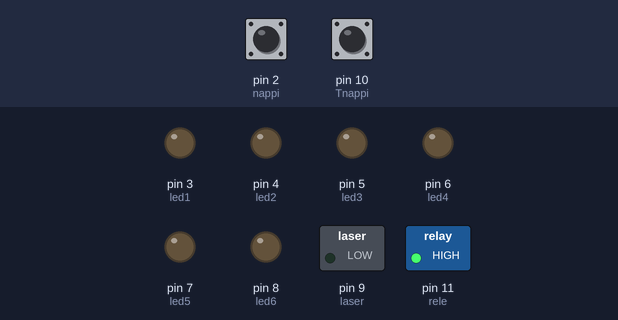
Simulated run of this sketch. Board: Arduino Uno, built with avr-gcc and run on an emulated ATmega328P. On the bench: switched loads named in the sketch (green lamp = pin HIGH), output pins drawn as LEDs (lit = HIGH). Inputs (shaded band) come from the test bench; at power-on: pin 2 (nappi) HIGH, pin 10 (Tnappi) HIGH.

Above: at 2.8 s.
2.9 s: pin 2 (nappi) pulled LOW for 1.2 s
At 3.87 s:
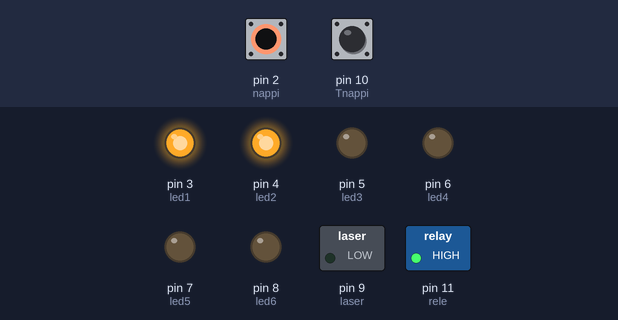
5.6 s: pin 2 (nappi) pulled LOW for 3.2 s
At 8.7 s:
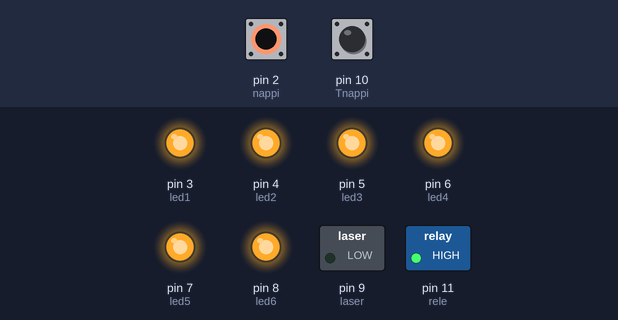
At 17.0 s:
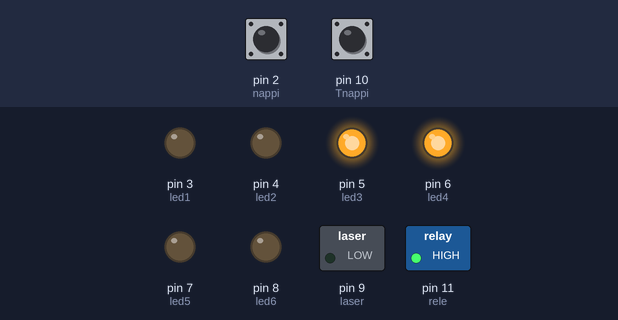
Timing chart, 0 to 18.5 s (numbered marks = the images above; inputs shaded):
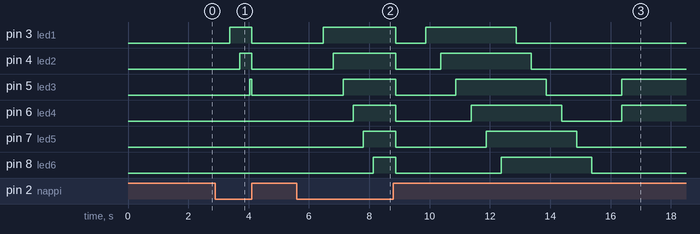

Measured:
- after the input at 2.9 s, pin 3 (led1): LOW → HIGH after 0.48 s, → LOW 0.72 s later; pin 4 (led2): LOW → HIGH after 0.80 s, → LOW 0.40 s later; pin 5 (led3): LOW → HIGH after 1.1 s, → LOW 0.06 s later
- after the input at 5.6 s, pin 3 (led1): LOW → HIGH after 0.88 s, → LOW 2.4 s later, → HIGH 1.0 s later, → LOW 3.0 s later; pin 4 (led2): LOW → HIGH after 1.2 s, → LOW 2.1 s later, → HIGH 1.5 s later, → LOW 3.0 s later

The sketch:

S_hk_hanksa.ino
```cpp
/* Setuppi on arduino nanossa. Nappi on GRD D2, Ledit on D3-5, rele on D6
 *  Tnappi on D7, D9 on PWM portti joten laser siihen, VCC vain releeseen.
 *  Muista 220ohm ressu ledeihin ja 47 ohm ledi jos käytät 3V laseria
 *  Muista releen rämpytys pitää korjata se on paha onglema kun sähköt virtaa.
 */


const int rele = 11, nappi = 2, led1 = 3, led2 = 4, led3 = 5, led4=6, led5=7, led6=8, Tnappi=10, laser=9;
bool onoff=false, aloituksenesto;
int tila, laserteho=0, x, moodi=1, Tnappitila, lasertila=1;


void setup() {
 pinMode(nappi,INPUT_PULLUP);
 pinMode(led1,OUTPUT);
 pinMode(led2,OUTPUT);
 pinMode(led3,OUTPUT);
 pinMode(led4,OUTPUT);
 pinMode(led5,OUTPUT);
 pinMode(led6,OUTPUT);
 pinMode(rele, OUTPUT);
 digitalWrite(rele,HIGH);
 pinMode(laser,OUTPUT);
 pinMode(Tnappi, INPUT_PULLUP);
//Serial.begin(9600); //muista poistaa lopullisesta
aloituksenesto=false;
}


void loop()
{
  if(aloituksenesto==false)
    {
    aloitus();//mennään aloitukseen
    aloituksenesto=true;//ei jouduta enään aloitukseen ellei määritetä aloituksenestoa pois (false)
    //Serial.println("aloitus saatettu loppuun");
    }

  delay(500); //turha mutta silti siinä vältää ainakin rämppäyksen

  //Serial.println("valikossa");

  tila=digitalRead(nappi);//moodien valikon perusta

    if(moodi>3)
    {
      moodi=1;
    }
    else
    {
      moodi++;
    }


switch(moodi)//itse moodi valikko
  {
  case 1:
  peruspainallus();
  break;

  case 2:
  lasermoodi();
  break;

  case 3:
  showmoodi();
  break;
  }
lopetus();
}


void peruspainallus()//toiminta näppäimestä sähköä
{
digitalWrite(led1,HIGH);
digitalWrite(led2,HIGH);
//Serial.println("valitsit perus tilan");
  do
  {
   Tnappitila=digitalRead(Tnappi);
   if(Tnappitila==LOW)
    {
    digitalWrite(rele,LOW);//rele auki nappia painamalla
    delay(50);
    }
    else
    {
    digitalWrite(rele,HIGH);
    }
  }
while(digitalRead(nappi)==HIGH);
delay(100);
//Serial.println("poistuit perus tilasta");
lopetus();
return;
}


void lasermoodi()
{
//Serial.println("valitsit laser tilan");
digitalWrite(led3,HIGH);
digitalWrite(led4,HIGH);
  do{
  Tnappitila=digitalRead(Tnappi);//sama kun muissakin napin tunnistus kohdissa

      if(Tnappitila==LOW)
      {
        if(lasertila<3)
        {
          lasertila++;
          delay(500);
        }else{lasertila=1;}
        if(lasertila==1){laserteho=0;} //pois päältä, kissa safe ja full power
        if(lasertila==2){laserteho=5;}
        if(lasertila==3){laserteho=255;}
      //Serial.print(lasertila);
      delay(500);
      analogWrite(laser,laserteho);
      delay(500);
      }
   }while(digitalRead(nappi)==HIGH);
delay(750);
//Serial.println("poistuit laserista");
lopetus();
return;

}


void showmoodi()
{
//Serial.println("showmoodissa");
  do
  {
  digitalWrite(led5,HIGH);
  digitalWrite(led6,HIGH);
  Tnappitila=digitalRead(Tnappi);
  if(Tnappitila==LOW)
    {
    //Serial.println("painallus");
    for(int x=0; x<=255; x++)
      {
      analogWrite(laser,x);
      //Serial.println(x);
      delay(16);
      }
    digitalWrite(laser,LOW);
    for(int x=0; x<=6; x++)
      {
      digitalWrite(led1,HIGH);
      digitalWrite(led2,HIGH);
      digitalWrite(led3,HIGH);
      digitalWrite(led4,HIGH);
      digitalWrite(led5,HIGH);
      digitalWrite(led6,HIGH);
      delay(200);
      lopetus();
      delay(100);
      }
     digitalWrite(rele,LOW);
     delay(500);
     digitalWrite(rele,HIGH);
    }
  }while(digitalRead(nappi)==HIGH);
  delay(750);
  //Serial.println("poistuit juhlasta");
  lopetus();
  return;
}


void aloitus()
{ //aloitus ja päällelaitto
 //Serial.println("aloitus aloitettu");
  do{//tämä pitää tilan koodissa kunnes olet painannut nappia tietyn verran
    tila=digitalRead(nappi);
    if(tila==LOW){
    //Serial.println("painallus");
      for(int x = 0; x <= 100; x++){//lasketaan 100 tietyllä viiveellä
      //Serial.println(x);
      delay(20);
        if(digitalRead(nappi)!=LOW){ //jos keskeytät koko homma keskeytyy
        //Serial.println("pidempää"); // muista nyt sit poistaa
        lopetus();
        break;
       }
        if (x>17){digitalWrite(led1,HIGH);}
        if(x>33){digitalWrite(led2, HIGH);}
        if(x>50){digitalWrite(led3, HIGH);}
        if(x>66){digitalWrite(led4, HIGH);}
        if(x>83){digitalWrite(led5, HIGH);}
        if(x==100){//laskettu 100 vapautetaan tästä nappi tilasta
        onoff=true;
        digitalWrite(led6, HIGH);
        delay(750);
        lopetus();
        }
      }
    }
  //Serial.println(onoff);
  delay(1000);
  }while(onoff==false);

digitalWrite(led1, HIGH);//valo tanssi animaatio
delay(500);
digitalWrite(led2, HIGH);
delay(500);
digitalWrite(led3, HIGH);
delay(500);
digitalWrite(led4, HIGH);
delay(500);
digitalWrite(led5, HIGH);
delay(500);
digitalWrite(led6, HIGH);
delay(500);
digitalWrite(led1, LOW);
delay(500);
digitalWrite(led2, LOW);
delay(500);
digitalWrite(led3, LOW);
delay(500);
digitalWrite(led4, LOW);
delay(500);
digitalWrite(led5,LOW);
delay(500);
digitalWrite(led6,LOW);
delay(500);
lopetus();
return 0;//palataan void looppiin
}

void lopetus()
{
int lopetussekvenssi[9]={3,4,5,6,7,8,9  };
for(int x=0; x!=7; x++)
  {
    digitalWrite(lopetussekvenssi[x],LOW);
    //Serial.println(x);
  }
digitalWrite(rele,HIGH);
laserteho=0;
lasertila=1;
//Serial.println("lopetus tehty");
}
//alle 10 bugia kahdessa funktiossa, ihan vitun hyvä suoritus aamulla nähdään toimiiko???
```
